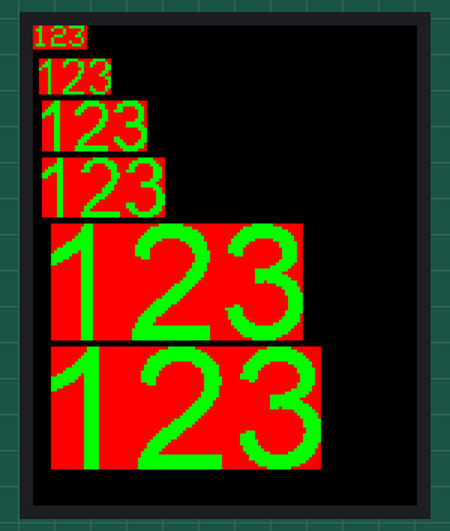
A sketch run on a simulated ESP8266 (NodeMCU). Parts: 128×160 colour display. What the sketch prints to the serial monitor is not drawn.

Above: at 0.2 s.

The sketch:

display_text.ino
```cpp
/*
 * library sources:
 * Adafruit_GFX.h - https://github.com/adafruit/Adafruit-GFX-Library (git)
 * Adafruit_ILI9341.h - https://github.com/adafruit/Adafruit_ILI9341
 * TFT_ILI9163C.h - https://github.com/PaulStoffregen/TFT_ILI9163C
 * Adafruit_ST7735.h - https://github.com/adafruit/Adafruit-ST7735-Library
 * XPT2046_Touchscreen.h - https://github.com/PaulStoffregen/XPT2046_Touchscreen
 *
 * see https://learn.adafruit.com/adafruit-gfx-graphics-library/using-fonts
 *
 *
 * what fonts does the thermostat project use?
 * font_arial_8
 * font_arial_16
 * font_arial_24

 * custom fonts:
 * Adafruit_GFX comes with fontconvert in source code
 * get a windows executable from: https://drive.google.com/file/d/1M12mM9rOhCYabiJZKsfMk_Zu_kY1YVlw/view
 * get true type fronts from: https://www.fontdload.com/dl/arial-font/
 * in the zip file, there is another zip called arial_mt.zip
 * in that zip, I used AIR.ttf (renamed to arial.ttf)
 * make the font files with:
 * fontconvert arial.ttf 8 > arial8pt7b.h
 * fontconvert arial.ttf 16 > arial16pt7b.h
 * fontconvert arial.ttf 24 46 57 > arial24pt7b.h    (46 is ascii for . to 57 is ascii for 9) missing degree symbol
 * fontconvert arial.ttf 24 176 176 > arial24pt7b-deg.h      (degree symbol by itself)
 * copy the generated .h files to C:\Users\java_\Desktop\Arduino\libraries\Adafruit_GFX_Library\Fonts
 * to use them, include the fonts file, and call set font.
 * the deg file data was added to the 24 pt font file.  (character after 9 will be the degree symbol)
 */

/*
 * wemos d1 r1 setup
 *
 * the display comes in 2.2" and 2.8"
 * they both have pins for a sd card
 * Q: how to test the sd card?
 *
 * the larger display may have a touchscreen added onto it.
 * (see the display_XPT2046_touchscreen project to test it)
 *
 * RST is optional
 * MISO is optional (since we're only writing to the display)
 *
 * the LED should be driven by a transistor
 * VCC and all logic levels are 3.3V
 *
 * this runs pretty slowly....maybe there is a faster library?
 *
 * todo:  test this with the other tft displays
 */
#define __CS   15
#define __DC    5
//#define TFT_MOSI 13
//#define TFT_CLK  14
//#define TFT_RST  -1
//#define TFT_MISO 12

//#define T_IRQ     5
//#define T_DO     12
//#define T_DIN    13
//#define T_CS      4
//#define T_CLK    14


#include <Adafruit_GFX.h>


// pick the font to use
#define ARIAL
//#define SEGOE_UI


// pick the display type
//#define DISPLAY_14
#define DISPLAY_18
//#define DISPLAY_22
//#define DISPLAY_28


#ifdef ARIAL
#include <Fonts/arial8pt7b.h>    // 12
#include <Fonts/arial12pt7b.h>   // 17
#include <Fonts/arial14pt7b.h>   // 20
#include <Fonts/arial18pt7b.h>   // 25
#include <Fonts/arial19pt7b.h>   // 27
//#include <Fonts/arial20pt7b.h>   // 28
//#include <Fonts/arial24pt7b.h>   // 34
#include <Fonts/arial26pt7b.h>   // 37
#include <Fonts/arial28pt7b.h>   // 39
#include <Fonts/arial30pt7b.h>   // 41
#endif

#ifdef SEGOE_UI
#include <Fonts/segoe-ui8pt7b.h>
#include <Fonts/segoe-ui12pt7b.h>
#include <Fonts/segoe-ui14pt7b.h>
#include <Fonts/segoe-ui20pt7b.h>
#include <Fonts/segoe-ui24pt7b.h>
#endif


#ifdef DISPLAY_14
#include <TFT_ILI9163C.h>
#define GREEN 0x07E0
#define RED   0xF800
TFT_ILI9163C tft = TFT_ILI9163C(__CS, __DC);
#endif
#ifdef DISPLAY_18
#include <Adafruit_ST7735.h>
#define BLACK ST7735_BLACK
#define GREEN ST7735_GREEN
#define RED   ST7735_RED
Adafruit_ST7735 tft = Adafruit_ST7735(__CS, __DC, -1);
#endif
#ifdef DISPLAY_22
#include <Adafruit_ILI9341.h>
#define BLACK ILI9341_BLACK
#define GREEN ILI9341_GREEN
#define RED   ILI9341_REDAdafruit_ILI9341 display = Adafruit_ILI9341(__CS, __DC, -1);
Adafruit_ILI9341 tft = Adafruit_ILI9341(__CS, __DC, -1);
// softare spi
//Adafruit_ILI9341 tft = Adafruit_ILI9341(TFT_CS, TFT_DC, TFT_MOSI, TFT_CLK, TFT_RST, TFT_MISO);
#endif
#ifdef DISPLAY_28
#include <Adafruit_ILI9341.h>
#define BLACK ILI9341_BLACK
#define GREEN ILI9341_GREEN
#define RED   ILI9341_REDAdafruit_ILI9341 display = Adafruit_ILI9341(__CS, __DC);
Adafruit_ILI9341 tft = Adafruit_ILI9341(__CS, __DC, -1);
#endif


void setup(void) {
  Serial.begin(115200);
  Serial.println(F("\n\n\nDisplay Test\n\n"));

#ifdef DISPLAY_14
  Serial.println(F("1.4\" tft display"));
  tft.begin();
  tft.setBitrate(16000000);
#endif
#ifdef DISPLAY_18
  Serial.println(F("1.8\" tft display"));
  tft.initR(INITR_BLACKTAB);
#endif
#ifdef DISPLAY_22
  Serial.println(F("2.2\" tft display"));
  tft.begin();
#endif
#ifdef DISPLAY_28
  Serial.println(F("2.8\" tft display"));
  tft.begin();
#endif

  tft.fillScreen(BLACK);

  const char *string = "123";

  tft.setTextColor(GREEN);
  tft.setTextSize(1);

  uint16_t height = 0;
  int16_t x1, y1;
  uint16_t w, h;


  int numFonts = 6;
  const GFXfont *f[6];
  int fs[6];

  // unlike custom fonts, the defualt font prints below the cursor y coordinate
  // and they don't need extra space (2 px)
  // custom fonts print above
  f[0] = NULL;
  fs[0] = 5;
  fs[1] = 8;
  fs[2] = 12;
  fs[3] = 14;
  fs[4] = 20;
  fs[5] = 24;

#ifdef ARIAL
  Serial.println(F("arial font"));
  f[1] = &arial8pt7b;
  f[2] = &arial12pt7b;
  f[3] = &arial14pt7b;
  f[4] = &arial28pt7b;
  f[5] = &arial30pt7b;
//  f[4] = &arial20pt7b;
//  f[5] = &arial24pt7b;
#endif
#ifdef SEGOE_UI
  Serial.println(F("segoe ui font"));
  f[1] = &segoe_ui8pt7b;
  f[2] = &segoe_ui12pt7b;
  f[3] = &segoe_ui14pt7b;
  f[4] = &segoe_ui20pt7b;
  f[5] = &segoe_ui24pt7b;
#endif


  for (int i = 0; i < numFonts; ++i) {
    // set the font
    tft.setFont(f[i]);

    // get the size of the string we're going to draw
    // (so we know how to erase it
    tft.getTextBounds(string, 0, height, &x1, &y1, &w, &h);

    // erase the area occupied by the string
    if (f[i] != NULL)
      tft.fillRect(x1, y1+h, w, h, RED);  // custom font, fill below cursor y
    else
      tft.fillRect(x1, y1, w, h, RED);    // default font, fill above cursor y

    if (f[i] != NULL)
      height += h;  // custom font prints below cursor y
    Serial.printf("%d pt: %d, %d: Width %d, Height %d\n", fs[i], x1, y1, w, h);

    // draw the text
    tft.setCursor(0, height);
    tft.print(string);

    if (f[i] != NULL)
      height += 2;      // gap between lines
    else
      height += h + 2;  // default font prints above cursor y
  }
}


void loop(void) {
}
```

Source omitted: arial12pt7b.h (data table, 17562 bytes), arial14pt7b.h (data table, 21212 bytes), arial18pt7b.h (data table, 31074 bytes), arial19pt7b.h (data table, 34688 bytes), arial26pt7b.h (data table, 61018 bytes), arial28pt7b.h (data table, 69567 bytes), arial30pt7b.h (data table, 78367 bytes), arial8pt7b.h (data table, 11113 bytes)
